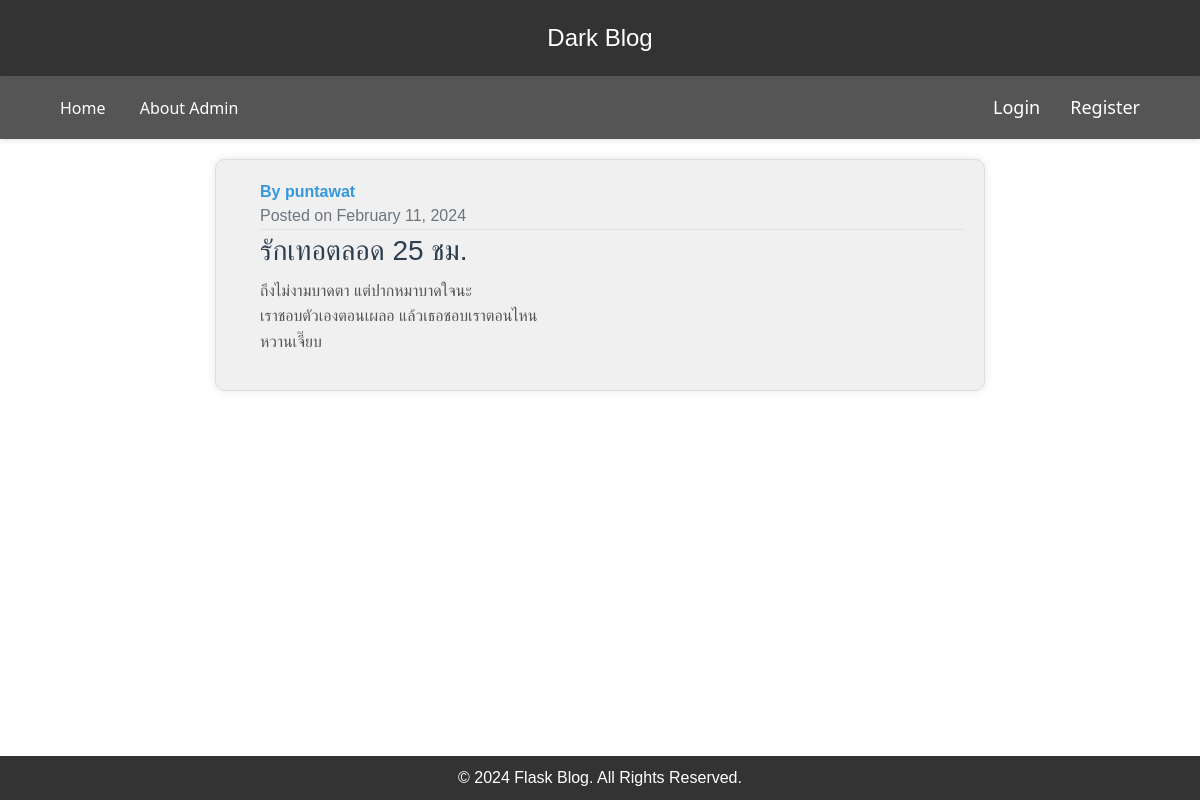
/post/10, run on the app's committed database.
### flaskblog/model.py (models this page shows, shortened)
class User(db.Model, UserMixin):
    id = db.Column(db.Integer, primary_key=True)
    username = db.Column(db.String(20), unique=True, nullable=False)
    email = db.Column(db.String(120), unique=True, nullable=False)
    image_file = db.Column(db.String(20), nullable=False, default='default.jpg')
    password = db.Column(db.String(60), nullable=False)
    posts = db.relationship('Post', backref='author', lazy=True)

class Post(db.Model):
    id = db.Column(db.Integer, primary_key=True)
    title = db.Column(db.String(100), nullable=False)
    date_posted = db.Column(db.DateTime, nullable=False, default=datetime.utcnow())
    content = db.Column(db.Text, nullable=False)
    user_id = db.Column(db.Integer, db.ForeignKey('user.id'), nullable=False)

### flaskblog/routes.py (the view)
@app.route("/post/<int:post_id>")
def post(post_id):
    post = Post.query.get_or_404(post_id)
    return render_template('post.html', title=post.title, post=post)

### flaskblog/templates/post.html (shortened to what this page needs)
{% extends "layout.html" %}
{% block content %}
    <article class="media content-section">
        <div class="media-body ml-4">
            <div class="article-metadata">
                <span class="mr-2">
                    <a href="{{ url_for('user_posts', username=post.author.username) }}" class="article-link">
                        <strong>By {{ post.author.username }}</strong><br>
                    </a>
                </span>
                <span class="text-muted">
                    Posted on {{ post.date_posted.strftime('%B %d, %Y') }}
                </span>
            </div>
            <h2 class="article-title">{{ post.title }}</h2>
            <p class="article-content">{{ post.content }}</p>
        </div>
    </article>
{% endblock content %}

### flaskblog/static/main.css (style rules this page uses)
body { background: #fafafa; color: #333333; margin-top: 5rem; }
h1, h2, h3, h4, h5, h6 { color: #444444; }
.content-section { background: #ffffff; padding: 10px 20px; border: 1px solid #dddddd; border-radius: 3px; margin-bottom: 20px; }
.article-title { color: #444444; }
.article-content { white-space: pre-line; }
.article-metadata { padding-bottom: 1px; margin-bottom: 4px; border-bottom: 1px solid #e3e3e3 }
body { display: flex; flex-direction: column; min-height: 100vh; }
.article-link { text-decoration: none; color: #3498db; transition: color 0.3s ease; }
.article-title { font-size: 28px; color: #2c3e50; margin-bottom: 10px; }
.article-content { color: #555; line-height: 1.6; }
body { background-color: #fff; margin: 0; }

### flaskblog/templates/layout.html (style rules this page uses)
body { font-family: 'Arial', sans-serif; background-color: #ffffff; color: #000000; margin: 0; padding: 0; }
.content-section { background-color: #f0f0f0; padding: 20px; margin-bottom: 20px; border-radius: 10px; box-shadow: 0 0 10px rgba(0, 0, 0, 0.1); transition: transform 0.3s ease; }
body { display: flex; flex-direction: column; min-height: 100vh; }

### data on the page
User: author.username "puntawat"
Post: date_posted "February 11, 2024", title "รักเทอตลอด 25 ชม.", content "ถึงไม่งามบาดตา แต่ปากหมาบาดใจนะ เราชอบตัวเองตอนเผลอ แล้วเธอชอบเราตอนไหน หวานเจี๊ยบ"
